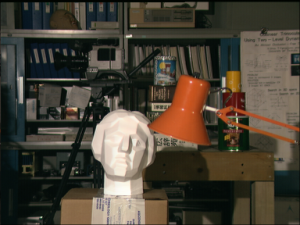
#> input picture test_pictures/Tsukuba_L.png, 300 x 225 px
$ python main.py   (Python 2 division)
#> lines starting #> are read from the running program, lines starting #| are printed output that depends on the picture
### blockmatcher.py
import numpy as np
import cv2
import math

# [54 lines left out: function blockmatcher_color, not called in this run]

def blockmatcher_gray(leftimg,rightimg):
	#img_rgb = cv2.imread('mario.png')
	img_graylf = cv2.cvtColor(leftimg, cv2.COLOR_BGR2GRAY)
	img_grayrg = cv2.cvtColor(rightimg, cv2.COLOR_BGR2GRAY)

	Dbasic = np.zeros(img_graylf.shape)
	disparityRange = 15
	# Selects (2*halfBlockSize+1)-by-(2*halfBlockSize+1) block.
	halfBlockSize = 3
	blockSize = 2*halfBlockSize+1

	# Scan over all rows.
	for m in range(0,leftimg.shape[0]):
		print m
		# Set min/max row bounds for image block.
		minr = max(0,m-halfBlockSize)
		maxr = min(leftimg.shape[0],m+halfBlockSize)
		# Scan over all columns.
		for n in range(0,leftimg.shape[1]):
			minc = max(0,n-halfBlockSize)
			maxc = min(leftimg.shape[1],n+halfBlockSize)
			# Compute disparity bounds.
			mind = max( -disparityRange, 0-minc )
			maxd = min( disparityRange, leftimg.shape[1]-maxc )
			"""
			print "M: ",m
			print "N: ",n
			print minc
			print maxc
			print mind
			print maxd
			"""
			# Construct template and region of interest.
			template1 = img_graylf[minr:maxr,minc:maxc]

			lista = []
			for k in range(mind,maxd):
				template2 = img_grayrg[minr:maxr,(minc+k):(maxc+k)]
				diff = sum(sum(abs(template1-template2)))
				lista.append(diff)

			min_loc = lista.index(min(lista))

			Dbasic[m,n] = min_loc + mind

	#print Dbasic.shape
	return Dbasic

# [116 lines left out: functions blockmatcher_corr, blockmatcher_bigcorr, not called in this run]

### main.py
# [6 lines of commented-out code are left out]
from blockmatcher import blockmatcher_color
from blockmatcher import blockmatcher_gray
from blockmatcher import blockmatcher_corr
from blockmatcher import blockmatcher_bigcorr
from subpixelacc import subpixelacc
from dynprog import dynprog
from smoothing import smoothing


import matplotlib.pyplot as plt
from mpl_toolkits.mplot3d import Axes3D
import numpy as np
import cv2
print cv2.__version__

from Tkinter import Tk
from tkFileDialog import askopenfilename
from PIL import Image as im
from PIL import Image

from skimage import measure

"""
sigma=1.4
winsize=3

temp,temp2 = gaussian_template(winsize,sigma)
print temp
#print temp2
#print sum(sum(temp2))
gx = np.array([[-1,0,1],[-2,0,2],[-1,0,1]])
gy = np.array([[1,2,1],[0,0,0],[-1,-2,-1]])

print gx
print gy
"""
"""
# [7 lines of commented-out code are left out]
"""


Tk().withdraw() # we don't want a full GUI, so keep the root window from appearing
filename = askopenfilename() # show an "Open" dialog box and return the path to the selected file
#> the answer given: test_pictures/Tsukuba_L.png
print(filename)
im = Image.open(filename)#.convert('L')
#> im is the input picture: PIL image 300x225 RGBA; mean R, G, B, A 74.2, 67.1, 54.8, 255
filename2 = askopenfilename() # show an "Open" dialog box and return the path to the selected file
#> the answer given: test_pictures/Tsukuba_R.png
print(filename2)
im1 = Image.open(filename2)#.convert('L')
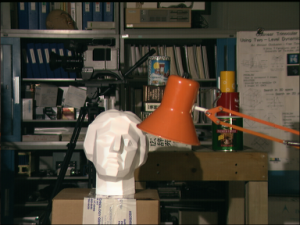
#> input picture test_pictures/Tsukuba_R.png, 300 x 225 px
#> im1 is the input picture: PIL image 300x225 RGBA; mean R, G, B, A 74.8, 67.4, 54.9, 255
#print im
"""
stereo = cv2.StereoBM_create(numDisparities=16, blockSize=15)
frame1_new = cv2.cvtColor(np.array(im),  cv2.COLOR_BGR2GRAY)
frame2_new = cv2.cvtColor(np.array(im1),  cv2.COLOR_BGR2GRAY)
exitpic  = stereo.compute(frame2_new, frame1_new)
"""

# [4 lines of commented-out code are left out]
exitpic = blockmatcher_gray(np.array(im),np.array(im1))
#> in blockmatcher_gray, `img_graylf = cv2.cvtColor(leftimg, cv2.COLOR_BGR2GRAY)`:
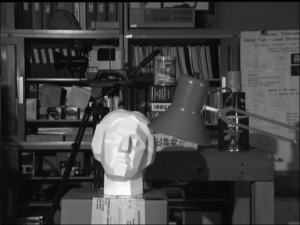
#> img_graylf: shape (225, 300); min 2, max 252, mean 64.2
#> in blockmatcher_gray, `img_grayrg = cv2.cvtColor(rightimg, cv2.COLOR_BGR2GRAY)`:
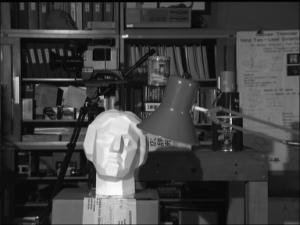
#> img_grayrg: shape (225, 300); min 2, max 252, mean 64.5
#> after the loop in blockmatcher_gray, `for m in range(0,leftimg.shape[0]):`:
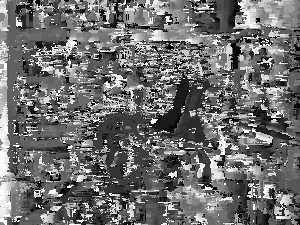
#> Dbasic: shape (225, 300) float64; min -15, max 14, mean -2.37; drawn with min black and max white
# [5 lines of commented-out code are left out]

plt.imshow(exitpic)
plt.show()

"""
ycbcr = im.convert('RGB')
im2= np.array(im)
#np.delete(im2,np.s_[::1],2)
#im2 = np.ndarray((im.size[1], im.size[0], 3), 'u1', im.tobytes())

#print im2

print temp

im3 = convolve(im2,temp)
#im4 = convolve(im3,temp)
#im5 = convolve(im4,temp)
_,image,imN1,imN2 = sobol(im2)

# [6 lines of commented-out code are left out]
print imN1.shape
imageshow=plt.imshow(imN1)
#plt.show()
#plt.imshow(imN1)
plt.show()
#cv2.imshow(imN1)

pic2 = reducesize(im2)
#plt.imshow(pic2,cmap="Greys_r")
plt.imshow(pic2)
#plt.imshow(im2)
plt.show()
"""
